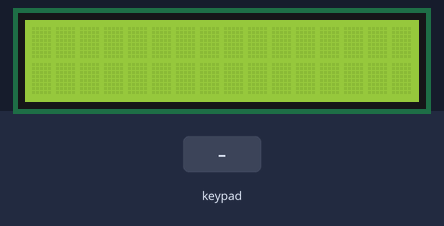
Recording of a sketch running on a simulated Arduino Uno, built with avr-gcc and run on an emulated ATmega328P. Shown: 16×2 character LCD. The inputs (shaded band) are chosen by the test bench.

Above: at 1.2 s.
1.3 s: keypad keys 9 8 7 6 # pressed 0.4 s apart
At 4.3 s:
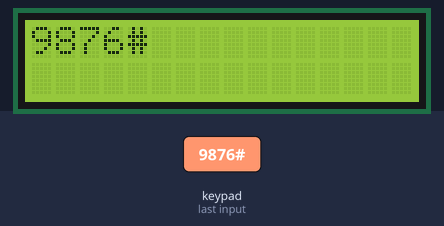
4.8 s: key 'A' pressed
At 5.7 s:
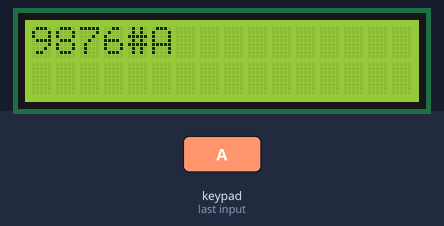
6.3 s: key 'B' pressed
At 6.9 s:
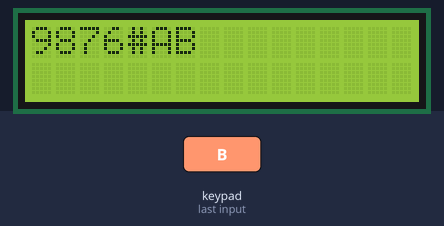
7.8 s: keypad keys 9 8 7 6 * pressed 0.4 s apart
At 10.3 s:
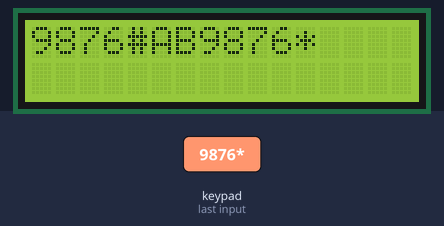
11.3 s: key 'C' pressed
At 12.0 s:
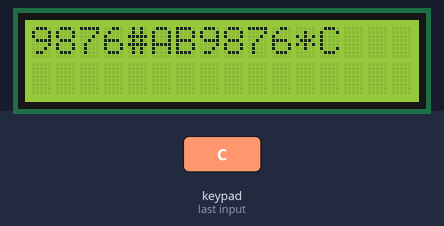
12.8 s: keypad keys 9 8 7 6 A pressed 0.4 s apart
At 15.3 s:
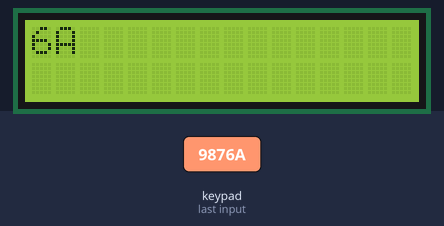
Timing chart, 0 to 16.8 s (numbered marks = the images above; inputs shaded):
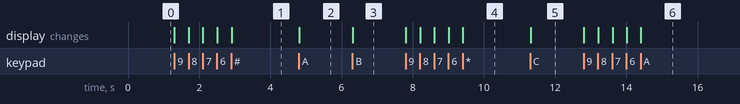

The sketch:

TESLCDSAS.ino
```cpp
#include <Keypad.h>
#include <LiquidCrystal_I2C.h>

LiquidCrystal_I2C lcd(28, 30, 5, 4, 3, 2);
const byte rows = 4;
const byte cols = 4;
int coloumn = 0;
char keys [rows][cols] =
{
  {'1','2','3','A'},
  {'4','5','6','B'},
  {'7','8','9','C'},
  {'*','0','#','D'}
 };

  byte rowPins [rows] = {9, 8, 7, 6};
  byte colPins [cols]= {13, 12, 11, 10};
  Keypad keypad = Keypad(makeKeymap(keys), rowPins, colPins, rows, cols);

void setup() {
  // put your setup code here, to run once:
lcd.begin(16, 2);
Serial.begin(9600);
}

void loop() {
  // put your main code here, to run repeatedly:
  char key = keypad.getKey();
if(key == '1' || key == '2' || key == '3' || key == '4' || key == '5' || key == '6' || key == '7' || key == '8' || key == '9' || key == '0' || key == 'A' || key == 'B' || key == 'D' ||
   key == '*' || key == '#' || key == 'C'){
lcd.setCursor(coloumn, 0);
lcd.print(key);
coloumn = coloumn + 1;
  if(coloumn> 15){
lcd.clear();
coloumn = 0;
  }
}
}
```

Measured:
- after the input at 1.3 s, the display: first changes at once (image 1 shows a later state)
- after the input at 4.8 s, the display: changes at once (image 2)
- after the input at 6.3 s, the display: changes at once (image 3)
- after the input at 7.8 s, the display: first changes at once (image 4 shows a later state)
- after the input at 11.3 s, the display: changes at once (image 5)
- after the input at 12.8 s, the display: first changes at once (image 6 shows a later state)
